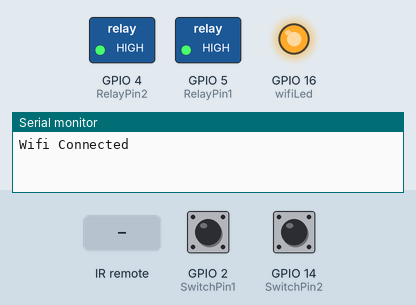
Bench run of a sketch on a simulated ESP8266 (NodeMCU). On the bench: switched loads named in the sketch (green lamp = pin HIGH), output pins drawn as LEDs (lit = HIGH), the last lines printed to the serial monitor. Inputs (shaded band) come from the test bench; at power-on: GPIO 2 (SwitchPin1) HIGH, GPIO 14 (SwitchPin2) HIGH. WiFi joins after 1.5 s; servers stay silent unless stated.

Above: at 2.2 s.
2.3 s: GPIO 2 (SwitchPin1) pulled LOW for 0.15 s
At 2.39 s:
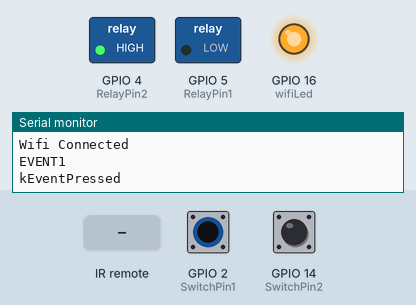
3.9 s: infrared code 0x80BFC936 received
At 5.1 s:
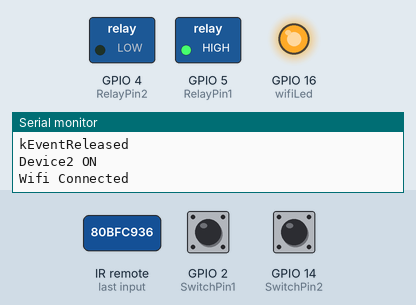
5.4 s: infrared code 0x80BF49B6 received
At 6.3 s:
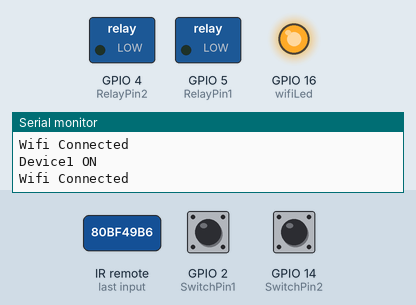
6.9 s: infrared code 0x80BF3BC4 received
At 7.6 s:
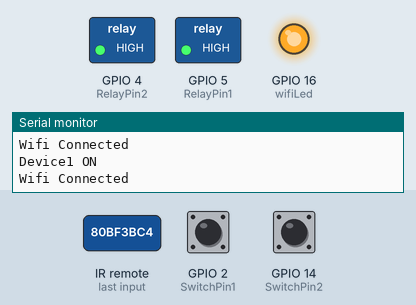
8.5 s: infrared code 0x80BF3BC5 received
At 10.0 s:
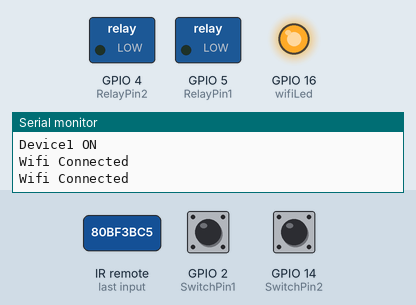
Timing chart, 0 to 11.1 s (numbered marks = the images above; inputs shaded):
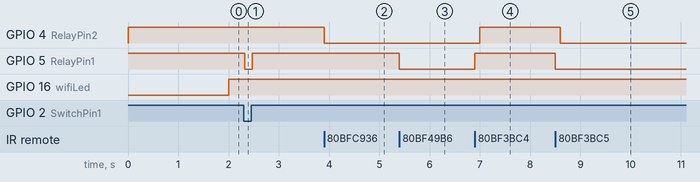

Measured:
- after the input at 2.3 s, GPIO 5 (RelayPin1): HIGH → LOW at once, → HIGH 0.15 s later
- after the input at 3.9 s, GPIO 4 (RelayPin2): HIGH → LOW at once
- after the input at 5.4 s, GPIO 5 (RelayPin1): HIGH → LOW at once
- after the input at 6.9 s, GPIO 4 (RelayPin2): LOW → HIGH after 0.10 s; GPIO 5 (RelayPin1): LOW → HIGH at once
- after the input at 8.5 s, GPIO 4 (RelayPin2): HIGH → LOW after 0.10 s; GPIO 5 (RelayPin1): HIGH → LOW at once

The sketch:

FishTankv2.ino
```cpp
  /**********************************************************************************
 *  TITLE: Blynk + IR + Manual (Switch) control 8-Channel Relays using ESP32 with Realtime Feedback & No WiFi control
 *  Click on the following links to learn more.
 *  YouTube Video: https://youtu.be/2HxWGHXyCt4
 *  Related Blog : https://iotcircuithub.com/esp32-projects/
 *  by Tech StudyCell
 *  Preferences--> Aditional boards Manager URLs :
 *  https://dl.espressif.com/dl/package_esp32_index.json, http://arduino.esp8266.com/stable/package_esp8266com_index.json
 *
 *  Download Board ESP32 : https://github.com/espressif/arduino-esp32
 *
 *  Download the libraries
 *  Blynk Library: https://github.com/blynkkk/blynk-library/releases/download/v0.6.1/Blynk_Release_v0.6.1.zip
 *  AceButton Library: https://github.com/bxparks/AceButton
 *  IRremote Library: https://github.com/Arduino-IRremote/Arduino-IRremote
 **********************************************************************************/

#include <IRremote.h>
#include <BlynkSimpleEsp8266.h>
#include <AceButton.h>
using namespace ace_button;

BlynkTimer timer1;

// define the GPIO connected with Relays and switches
#define RelayPin1 5  //D1
#define RelayPin2 4  //D2

#define SwitchPin1 2   //D4
#define SwitchPin2 14  //D5

#define wifiLed   16   //D0

//Change the virtual pins according the rooms
#define VPIN_BUTTON_1    V1
#define VPIN_BUTTON_2    V2

#define VPIN_BUTTON_8    V8
#define VPIN_BUTTON_9    V9

int toggleState_1 = 1; //Define integer to remember the toggle state for relay 1
int toggleState_2 = 1; //Define integer to remember the toggle state for relay 2

int wifiFlag = 0;
#define IR_RECV_PIN 12  //D6

IRrecv irrecv(IR_RECV_PIN);
decode_results results;

ButtonConfig config1;
AceButton button1(&config1);
ButtonConfig config2;
AceButton button2(&config2);
ButtonConfig config3;


void handleEvent1(AceButton*, uint8_t, uint8_t);
void handleEvent2(AceButton*, uint8_t, uint8_t);

#define AUTH "XZK8dRNP58rsH3P1SqU8FwTZIsIhoBtx"                 // You should get Auth Token in the Blynk App.
#define WIFI_SSID "Muki"             //Enter Wifi Name
#define WIFI_PASS "11112222"         //Enter wifi Password

void relayOnOff(int relay){

    switch(relay){
      case 1:
             if(toggleState_1 == 1){
              digitalWrite(RelayPin1, LOW); // turn on relay 1
              toggleState_1 = 0;
              Serial.println("Device1 ON");
              }
             else{
              digitalWrite(RelayPin1, HIGH); // turn off relay 1
              toggleState_1 = 1;
              Serial.println("Device1 OFF");
              }
             delay(100);
      break;
      case 2:
             if(toggleState_2 == 1){
              digitalWrite(RelayPin2, LOW); // turn on relay 2
              toggleState_2 = 0;
              Serial.println("Device2 ON");
              }
             else{
              digitalWrite(RelayPin2, HIGH); // turn off relay 2
              toggleState_2 = 1;
              Serial.println("Device2 OFF");
              }
             delay(100);
      break;
      default : break;
      }
}

void all_Switch(int mode){
  toggleState_1 = mode; digitalWrite(RelayPin1, toggleState_1); Blynk.virtualWrite(VPIN_BUTTON_1, toggleState_1); delay(100);
  toggleState_2 = mode; digitalWrite(RelayPin2, toggleState_2); Blynk.virtualWrite(VPIN_BUTTON_2, toggleState_2); delay(100);
}

void ir_remote(){
  if (irrecv.decode(&results)) {
      switch(results.value){
          case 0x80BF49B6:  relayOnOff(1); Blynk.virtualWrite(VPIN_BUTTON_1, toggleState_1); break;
          case 0x80BFC936:  relayOnOff(2); Blynk.virtualWrite(VPIN_BUTTON_2, toggleState_2); break;
          case 0x80BF3BC4:  all_Switch(1); break;
          case 0x80BF3BC5:  all_Switch(0); break;
          default : break;
        }
        //Serial.println(results.value, HEX);
        irrecv.resume();
  }
}

// When App button is pushed - switch the state
BLYNK_WRITE(VPIN_BUTTON_1) {
  toggleState_1 = param.asInt();
  digitalWrite(RelayPin1, toggleState_1);
}

BLYNK_WRITE(VPIN_BUTTON_2) {
  toggleState_2 = param.asInt();
  digitalWrite(RelayPin2, toggleState_2);
}

BLYNK_WRITE(VPIN_BUTTON_9) {
  all_Switch(1);
}
BLYNK_WRITE(VPIN_BUTTON_8) {
  all_Switch(0);
}

BLYNK_CONNECTED() {
  // Request the latest state from the server
  Blynk.syncVirtual(VPIN_BUTTON_1);
  Blynk.syncVirtual(VPIN_BUTTON_2);
}

void checkBlynkStatus() { // called every 3 seconds by SimpleTimer

  bool isconnected = Blynk.connected();
  if (isconnected == false) {
    Serial.println("Wifi Connected");
    wifiFlag = 1;
    digitalWrite(wifiLed, LOW); //Turn off WiFi LED
  }
  if (isconnected == true) {
    Serial.println("Wifi Connected");
    wifiFlag = 0;
    digitalWrite(wifiLed, HIGH); //Turn on WiFi LED
  }
}
void setup()
{
  Serial.begin(9600);

  irrecv.enableIRIn(); // Start the receiver

  pinMode(RelayPin1, OUTPUT);
  pinMode(RelayPin2, OUTPUT);

  pinMode(wifiLed, OUTPUT);

  pinMode(SwitchPin1, INPUT_PULLUP);
  pinMode(SwitchPin2, INPUT_PULLUP);

  //During Starting all Relays should TURN OFF
  digitalWrite(RelayPin1, toggleState_1);
  digitalWrite(RelayPin2, toggleState_2);

  config1.setEventHandler(button1Handler);
  config2.setEventHandler(button2Handler);

  button1.init(SwitchPin1);
  button2.init(SwitchPin2);


  WiFi.begin(WIFI_SSID, WIFI_PASS);
  timer1.setInterval(2000L, checkBlynkStatus); // check if Blynk server is connected every 3 seconds
  Blynk.config(AUTH);
  delay(1000);

  Blynk.virtualWrite(VPIN_BUTTON_1, toggleState_1);
  Blynk.virtualWrite(VPIN_BUTTON_2, toggleState_2);
}

void loop()
{
  ir_remote();

  button1.check();
  button2.check();

  if (WiFi.status() == WL_CONNECTED)
  {
    Blynk.run();
  }

  timer1.run(); // Initiates SimpleTimer
}

void button1Handler(AceButton* button, uint8_t eventType, uint8_t buttonState) {
  Serial.println("EVENT1");
  switch (eventType) {
    case AceButton::kEventPressed:
      Serial.println("kEventPressed");
      toggleState_1 = 0;
      Blynk.virtualWrite(VPIN_BUTTON_1, toggleState_1);   // Update Button Widget
      digitalWrite(RelayPin1, LOW);
      break;
    case AceButton::kEventReleased:
      Serial.println("kEventReleased");
      toggleState_1 = 1;
      Blynk.virtualWrite(VPIN_BUTTON_1, toggleState_1);   // Update Button Widget
      digitalWrite(RelayPin1, HIGH);
      break;
  }
}

void button2Handler(AceButton* button, uint8_t eventType, uint8_t buttonState) {
  Serial.println("EVENT2");
  switch (eventType) {
    case AceButton::kEventPressed:
      Serial.println("kEventPressed");
      toggleState_2 = 0;
      Blynk.virtualWrite(VPIN_BUTTON_2, toggleState_2);
      digitalWrite(RelayPin2, LOW);
      break;
    case AceButton::kEventReleased:
      Serial.println("kEventReleased");
      toggleState_2 = 1;
      Blynk.virtualWrite(VPIN_BUTTON_2, toggleState_2);
      digitalWrite(RelayPin2, HIGH);
      break;
  }
}
```
